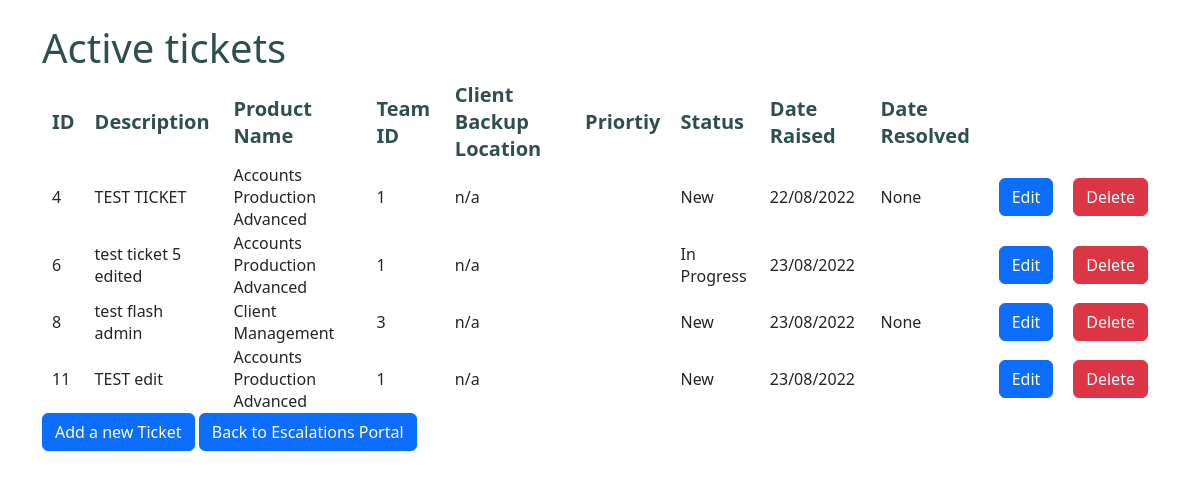
The page /activetickets (signed in) on the database its author committed.
### tables this page shows
CREATE TABLE Tickets
         (TicketID INTEGER PRIMARY KEY AUTOINCREMENT,
          Description        TEXT          NOT NULL,
          ClientBackup       VARCHAR(50),
          Priority           VARCHAR(2)    NOT NULL,
          Status             TEXT          NOT NULL,
          DateRaised         TEXT          NOT NULL,
          DateResolved       TEXT,
          ProductName        TEXT          NOT NULL,
          TeamID             INT           NOT NULL);

### TicketSystem/views.py (the view)
@app.route("/activetickets")
def activetickets():
    conn = get_db_connection()
    cursor = conn.cursor()
    cursor.execute('SELECT * FROM Tickets WHERE Status NOT LIKE "Done"')
    tickets = cursor.fetchall()
    if 'loggedin' in session:
        adminLevel = session['adminLevel']
        if 'Admin' in adminLevel:
           return render_template("activetickets.html", tickets=tickets)
        else:
           return render_template("activeticketsUser.html", tickets=tickets)
    return redirect(url_for('login'))

### TicketSystem/views.py (called while the page is built)
def get_db_connection():
    conn = sql.connect('ticketdb.db')
    conn.row_factory = sql.Row
    return conn

### TicketSystem/templates/activetickets.html (shortened to what this page needs)
﻿<!DOCTYPE html>
{% extends 'base.html' %}
{% block content%}
<body>
    <h1>Active tickets</h1>
    <table>
        <thead>
        <td>ID</td>
        <td>Description</td>
        <td>Product Name</td>
        <td>Team ID</td>
        <td>Client Backup Location</td>
        <td>Priortiy</td>
        <td>Status</td>
        <td>Date Raised</td>
        <td>Date Resolved</td>
        </thead>
        {% for ticket in tickets %}
        <tr>
            <td>{{ticket["TicketID"]}}</td>
            <td>{{ticket["Description"]}}</td>
            <td>{{ticket["ProductName"]}}</td>
            <td>{{ticket["TeamID"]}}</td>
            <td>{{ticket["ClientBackup"]}}</td>
            <td>{{ticket["Priortiy"]}}</td>
            <td>{{ticket["Status"]}}</td>
            <td>{{ticket["DateRaised"]}}</td>
            <td>{{ticket["DateResolved"]}}</td>
            <td><a href='{{url_for("editactivetickets",TicketID=ticket.TicketID)}}' class="btn btn-primary">Edit</a></td>
            <td><a href='{{url_for("deleteticket",TicketID=ticket.TicketID)}}' class='btn btn-danger' onclick='return confirm("Are You Sure")'>Delete</a></td>
        </tr>
        {% endfor %}
    </table>
    <a href="newticket" class="btn btn-primary">Add a new Ticket</a>
    <a href="dashboard" class="btn btn-primary">Back to Escalations Portal</a>
</body>
{% endblock %}

### TicketSystem/static/css/style.css (style rules this page uses)
h1 { color: darkslategray; font-size:60px; }
thead { color:darkslategray; font-size: 20px; font-weight: bold; }
body { background: #f4f4f4; }
td { padding-left: 10px; padding-right: 10px; }

### rows shown on the page
Tickets: TicketID "4", Description "TEST TICKET", ProductName "Accounts Production Advanced", TeamID "1", ClientBackup "n/a", Status "New", DateRaised "22/08/2022", DateResolved "None"
Tickets: TicketID "6", Description "test ticket 5 edited", ProductName "Accounts Production Advanced", TeamID "1", ClientBackup "n/a", Status "In Progress", DateRaised "23/08/2022"
Tickets: TicketID "8", Description "test flash admin", ProductName "Client Management", TeamID "3", ClientBackup "n/a", Status "New", DateRaised "23/08/2022", DateResolved "None"
Tickets: TicketID "11", Description "TEST edit", ProductName "Accounts Production Advanced", TeamID "1", ClientBackup "n/a", Status "New", DateRaised "23/08/2022"
